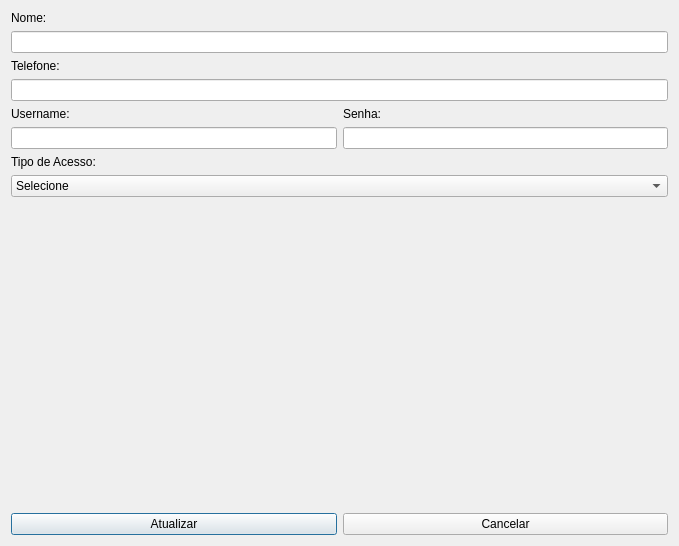
<?xml version="1.0" encoding="UTF-8"?>
<ui version="4.0">
 <class>Fm_Colaboradores_Editing</class>
 <widget class="QDialog" name="Fm_Colaboradores_Editing">
  <property name="geometry">
   <rect>
    <x>0</x>
    <y>0</y>
    <width>679</width>
    <height>546</height>
   </rect>
  </property>
  <property name="windowTitle">
   <string>Dialog</string>
  </property>
  <layout class="QVBoxLayout" name="verticalLayout_8">
   <item>
    <layout class="QVBoxLayout" name="verticalLayout_7">
     <item>
      <layout class="QVBoxLayout" name="verticalLayout_3">
       <item>
        <layout class="QVBoxLayout" name="verticalLayout">
         <item>
          <widget class="QLabel" name="lbl_name">
           <property name="text">
            <string>Nome:</string>
           </property>
           <property name="buddy">
            <cstring>le_name</cstring>
           </property>
          </widget>
         </item>
         <item>
          <widget class="QLineEdit" name="le_name"/>
         </item>
        </layout>
       </item>
       <item>
        <layout class="QVBoxLayout" name="verticalLayout_2">
         <item>
          <widget class="QLabel" name="lbl_tel">
           <property name="text">
            <string>Telefone:</string>
           </property>
           <property name="buddy">
            <cstring>le_tel</cstring>
           </property>
          </widget>
         </item>
         <item>
          <widget class="QLineEdit" name="le_tel"/>
         </item>
        </layout>
       </item>
      </layout>
     </item>
     <item>
      <layout class="QHBoxLayout" name="horizontalLayout">
       <item>
        <layout class="QVBoxLayout" name="verticalLayout_5">
         <item>
          <widget class="QLabel" name="lbl_username">
           <property name="text">
            <string>Username:</string>
           </property>
           <property name="buddy">
            <cstring>le_username</cstring>
           </property>
          </widget>
         </item>
         <item>
          <widget class="QLineEdit" name="le_username"/>
         </item>
        </layout>
       </item>
       <item>
        <layout class="QVBoxLayout" name="verticalLayout_4">
         <item>
          <widget class="QLabel" name="lbl_password">
           <property name="text">
            <string>Senha:</string>
           </property>
           <property name="buddy">
            <cstring>le_password</cstring>
           </property>
          </widget>
         </item>
         <item>
          <widget class="QLineEdit" name="le_password"/>
         </item>
        </layout>
       </item>
      </layout>
     </item>
     <item>
      <layout class="QVBoxLayout" name="verticalLayout_6">
       <item>
        <widget class="QLabel" name="lbl_accessType">
         <property name="text">
          <string>Tipo de Acesso:</string>
         </property>
         <property name="buddy">
          <cstring>cb_accessType</cstring>
         </property>
        </widget>
       </item>
       <item>
        <widget class="QComboBox" name="cb_accessType">
         <item>
          <property name="text">
           <string>Selecione</string>
          </property>
         </item>
         <item>
          <property name="text">
           <string>A</string>
          </property>
         </item>
         <item>
          <property name="text">
           <string>B</string>
          </property>
         </item>
        </widget>
       </item>
      </layout>
     </item>
     <item>
      <spacer name="verticalSpacer">
       <property name="orientation">
        <enum>Qt::Orientation::Vertical</enum>
       </property>
       <property name="sizeHint" stdset="0">
        <size>
         <width>20</width>
         <height>40</height>
        </size>
       </property>
      </spacer>
     </item>
     <item>
      <layout class="QHBoxLayout" name="horizontalLayout_2">
       <item>
        <widget class="QPushButton" name="btt_update">
         <property name="text">
          <string>Atualizar</string>
         </property>
        </widget>
       </item>
       <item>
        <widget class="QPushButton" name="btt_cancel">
         <property name="text">
          <string>Cancelar</string>
         </property>
         <property name="autoDefault">
          <bool>false</bool>
         </property>
        </widget>
       </item>
      </layout>
     </item>
    </layout>
   </item>
  </layout>
 </widget>
 <resources/>
 <connections/>
</ui>
